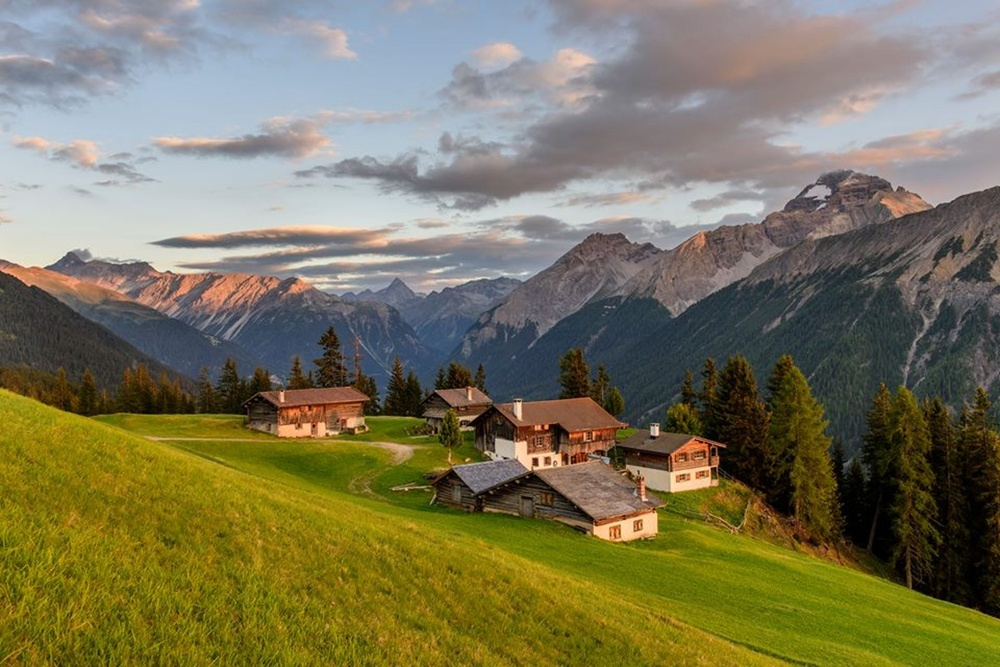
#> input picture python/input/view.jpg, 1000 x 667 px, shrunk from 1920 x 1280 before the run
$ python dade_toonify.py ../input/view.jpg ../input/view.jpg
#> lines starting #> are read from the running program, lines starting #| are printed output that depends on the picture; after the words box and inside, x2 and y2 are one past the last pixel; in counts of white or black regions, pixels touching at a corner belong together
import sys
import cv2
import time
import numpy as np

start_time = time.time()

i_filename = sys.argv[1]
o_filename = sys.argv[2]

grayImg = cv2.imread(i_filename, 0)
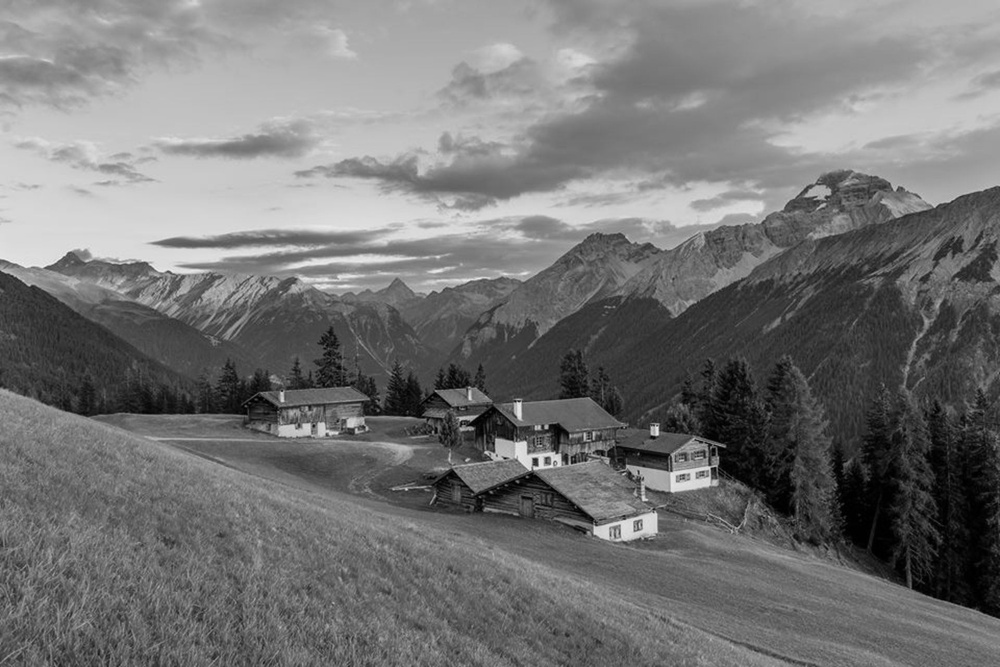
#> grayImg: shape (667, 1000); min 0, max 241, mean 116.3
medianBlurImg = cv2.medianBlur(grayImg, 7)
edgeImg = cv2.Canny(medianBlurImg, 100, 200)
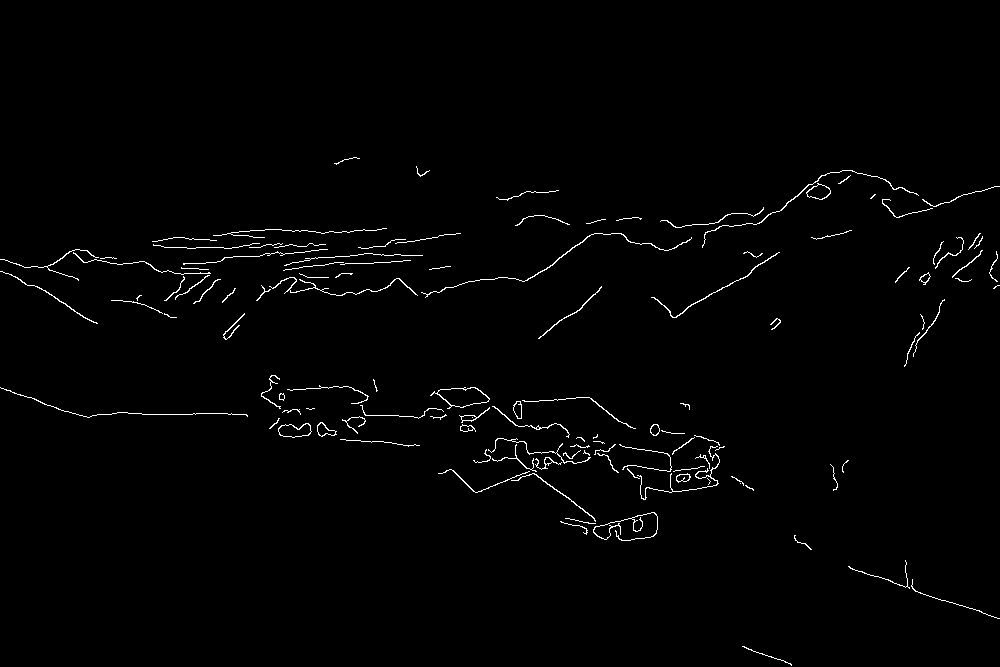
#> edgeImg: shape (667, 1000); 1.2% white in thin lines or dots, all inside (x1, y1, x2, y2) = (0, 157, 1000, 666)

print("--- %s seconds for canny ---" % (time.time() - start_time))

colorImg = cv2.imread(i_filename)
#> colorImg is the input picture: shape (667, 1000, 3); mean B, G, R 89.2, 118.3, 122.8
# bilateralImg = cv2.bilateralFilter(colorImg, 9, 41, 41)
# medianBlurImg = cv2.medianBlur(colorImg, 7)
quantizeImg = np.floor(colorImg / 32) * 32
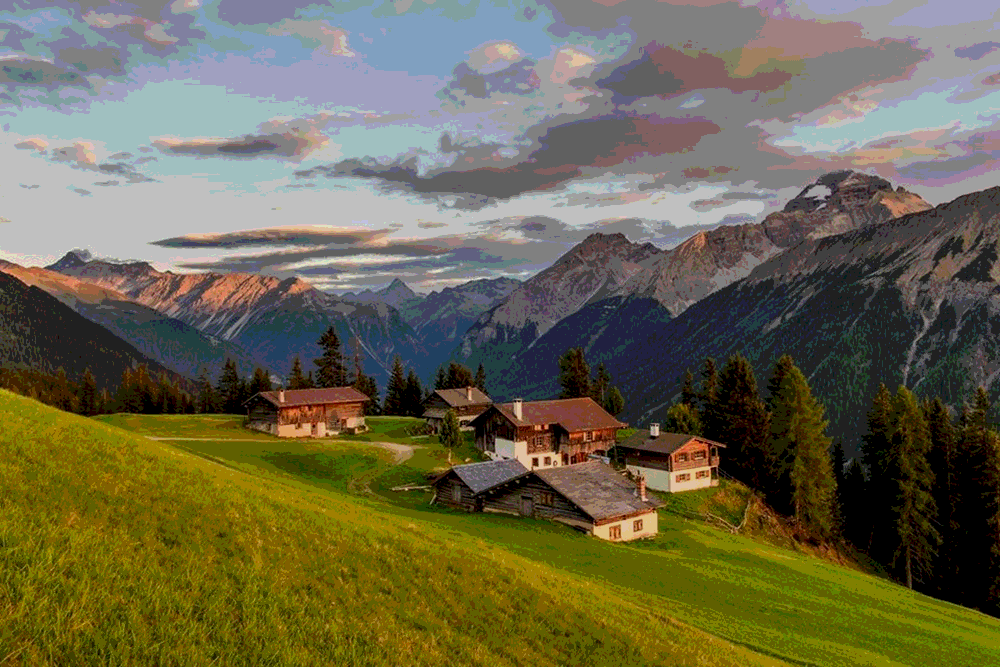
#> quantizeImg: shape (667, 1000, 3) float64; mean B, G, R 76.3, 102.7, 107.3
cv2.imwrite(o_filename, quantizeImg)

# [7 lines of commented-out code are left out]


print("--- %s seconds for all ---" % (time.time() - start_time))
